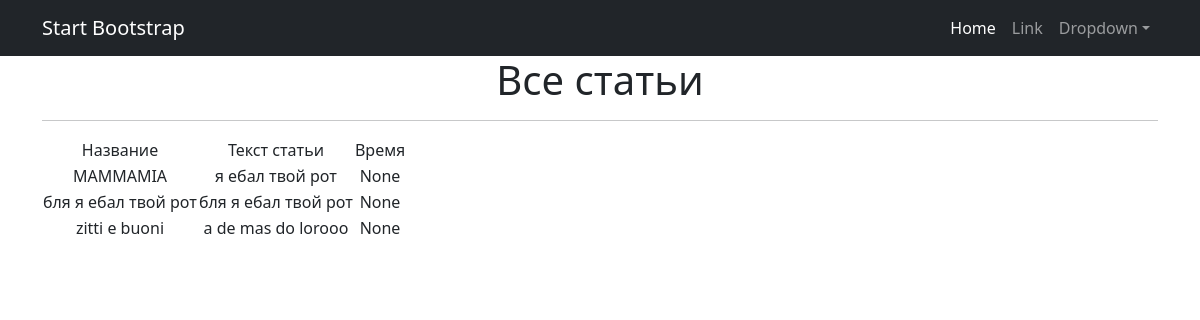
Page /news/ on the committed database.
### news/models.py (models this page shows, shortened)
class Post(models.Model):
    a_or_n = [
        ('article', 'Статья'),
        ('news', 'Новость')
    ]
    connection = models.ForeignKey(Author, on_delete=models.CASCADE)
    news_or_article = models.CharField(max_length=255, choices=a_or_n)
    datetime_of_appear = models.DateTimeField(auto_now_add=True)
    many_to_many = models.ManyToManyField(Category, through='PostCategory')
    heading_of_article = models.CharField(max_length=255)
    text_of_article = models.TextField()
    ratingPost = models.IntegerField(default=0)

### news/views.py (the view)
# urls.py: path('', PostList.as_view()),
class PostList(ListView):
    model = Post
    ordering = 'datetime_of_appear'
    template_name = 'flatpages/temkplatee.html'
    context_object_name = 'post'
    def get_context_data(self, **kwargs):
        context = super().get_context_data(**kwargs)
        context['time_now'] = datetime.utcnow()
        context['next_sale'] = None
        return context

### templates/flatpages/temkplatee.html
{% extends 'flatpages/default.html' %}
{% block content %}
   <h1>Все статьи</h1>
   <hr>
   {% if post %}
       <table>
           <tr>
               <td>Название</td>
               <td>Текст статьи</td>
               <td>Время</td>
           </tr>
           {% for posts in post %}
           <tr>
               <td>{{ posts.heading_of_article }}</td>
               <td>{{ posts.text_of_article|truncatechars:20 }}</td>
               <td>{{ posts.datetime_of_appear }}</td>
           </tr>
           {% endfor %}
       </table>
   {% else %}
       <h2>статьи кончились</h2>
   {% endif %}
{% endblock content %}

### templates/flatpages/default.html (shortened to what this page needs)
<!DOCTYPE html>
<html lang="en">
    <head>
        {% load static %}
        <link href="{% static 'css/styles.css' %}" rel="stylesheet" />
    </head>
    <body>
        <nav class="navbar navbar-expand-lg navbar-dark bg-dark">
            <div class="container">
                <a class="navbar-brand" href="#">Start Bootstrap</a>
                <div class="collapse navbar-collapse" id="navbarSupportedContent">
                    <ul class="navbar-nav ms-auto mb-2 mb-lg-0">
                        <li class="nav-item"><a class="nav-link active" aria-current="page" href="#">Home</a></li>
                        <li class="nav-item"><a class="nav-link" href="#">Link</a></li>
                        <li class="nav-item dropdown">
                            <a class="nav-link dropdown-toggle" id="navbarDropdown" href="#" role="button" data-bs-toggle="dropdown" aria-expanded="false">Dropdown</a>
                        </li>
                    </ul>
                </div>
            </div>
        </nav>
        <div class="container">
           <div class="row">
               <div class="col-lg-12 text-center">
                   {% block content %}{% endblock content %}
               </div>
           </div>
        </div>
    </body>
</html>

### rows in the picture
Post: heading_of_article "MAMMAMIA", text_of_article "я ебал твой рот", datetime_of_appear "None"
Post: heading_of_article "бля я ебал твой рот", text_of_article "бля я ебал твой рот", datetime_of_appear "None"
Post: heading_of_article "zitti e buoni", text_of_article "a de mas do lorooo", datetime_of_appear "None"
